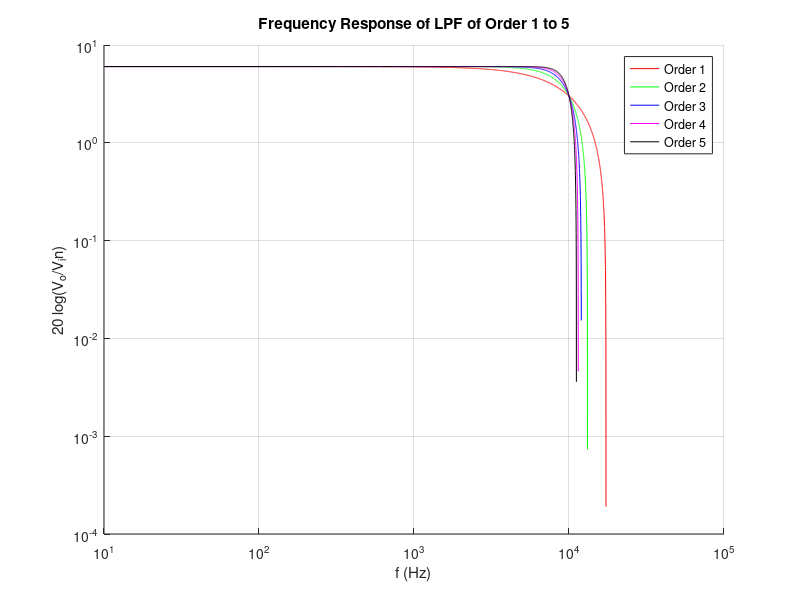

Write MATLAB code to recreate this figure.
% Constants
R_F = 15915; % R1  = R_F = 15.915 kΩ
R_1 = 15915; % R1  = R_F = 15.915 kΩ
f = [0:10:100000];
order = [1:1:5];
f_c = 10000; % cut off frequency
A_F = 1 + (R_F / R_1);
colors = ['r', 'g', 'b', 'm', 'k'];

hold on;
grid on;

% Low Pass Filter
xlabel('f (Hz)')
ylabel('20 log(V_o/V_in)')
title('Frequency Response of LPF of Order 1 to 5');

for i = 1:5
    V_out_by_V_in_LPF = A_F ./ sqrt(1 + ((f / f_c) .^ (2 * i)));
    y_axis_LPF = 20 * log10(V_out_by_V_in_LPF);
    loglog(f, y_axis_LPF, colors(i));
end

legend('Order 1', 'Order 2', 'Order 3', 'Order 4', 'Order 5');
hold off;
